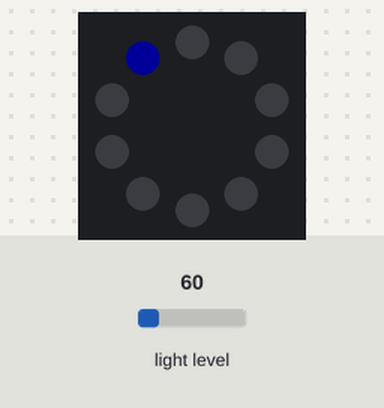
This program was run on a simulated Circuit Playground running CircuitPython. Shown: the board's ring of 10 RGB LEDs (number 0 left of the top, counting anticlockwise). The test bench sets the inputs (shaded band); at power-on: light level 60. Dim RGB values are drawn brighter than linear.

Above: at 1.2 s.
1.3 s: light level set to 6
At 2.0 s:
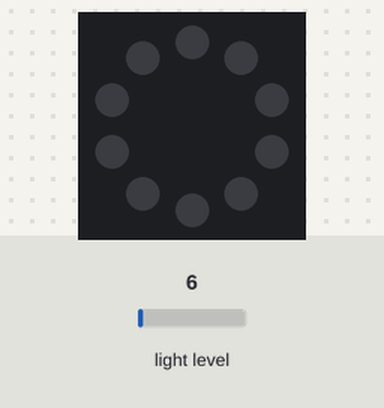
2.8 s: light level set to 80
At 3.5 s:
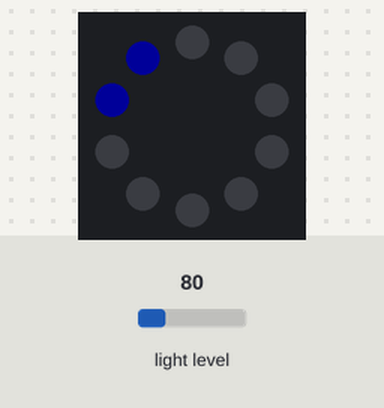
4.3 s: light level set to 160
At 5.0 s:
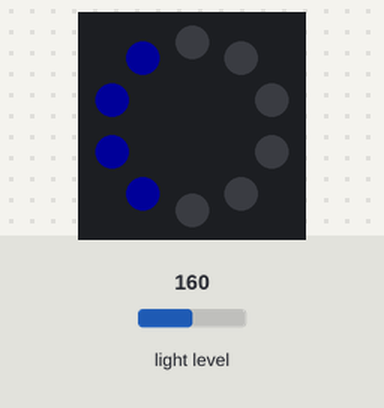
Timing chart, 0 to 7.3 s (numbered marks = the images above; inputs shaded):
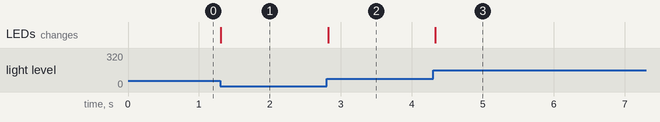

Measured:
- after the input at 1.3 s, the LEDs: change at once (image 1)
- after the input at 2.8 s, the LEDs: change at once (image 2)
- after the input at 4.3 s, the LEDs: change at once (image 3)

The program:

03_meter.py
```python
from adafruit_circuitplayground.express import cpx
import time

BLACK = 0x000000
BLUE = 0x0000FF
MAX_LUX = 330
cpx.pixels.brightness = 0.10


def gauge(level):
    cpx.pixels[0:level] = [BLUE] * level


last = 0
while True:
    level = int((cpx.light / MAX_LUX) * 10)
    if level != last:
        cpx.pixels.fill(BLACK)
        gauge(level)
        last = level
    time.sleep(0.05)
```
